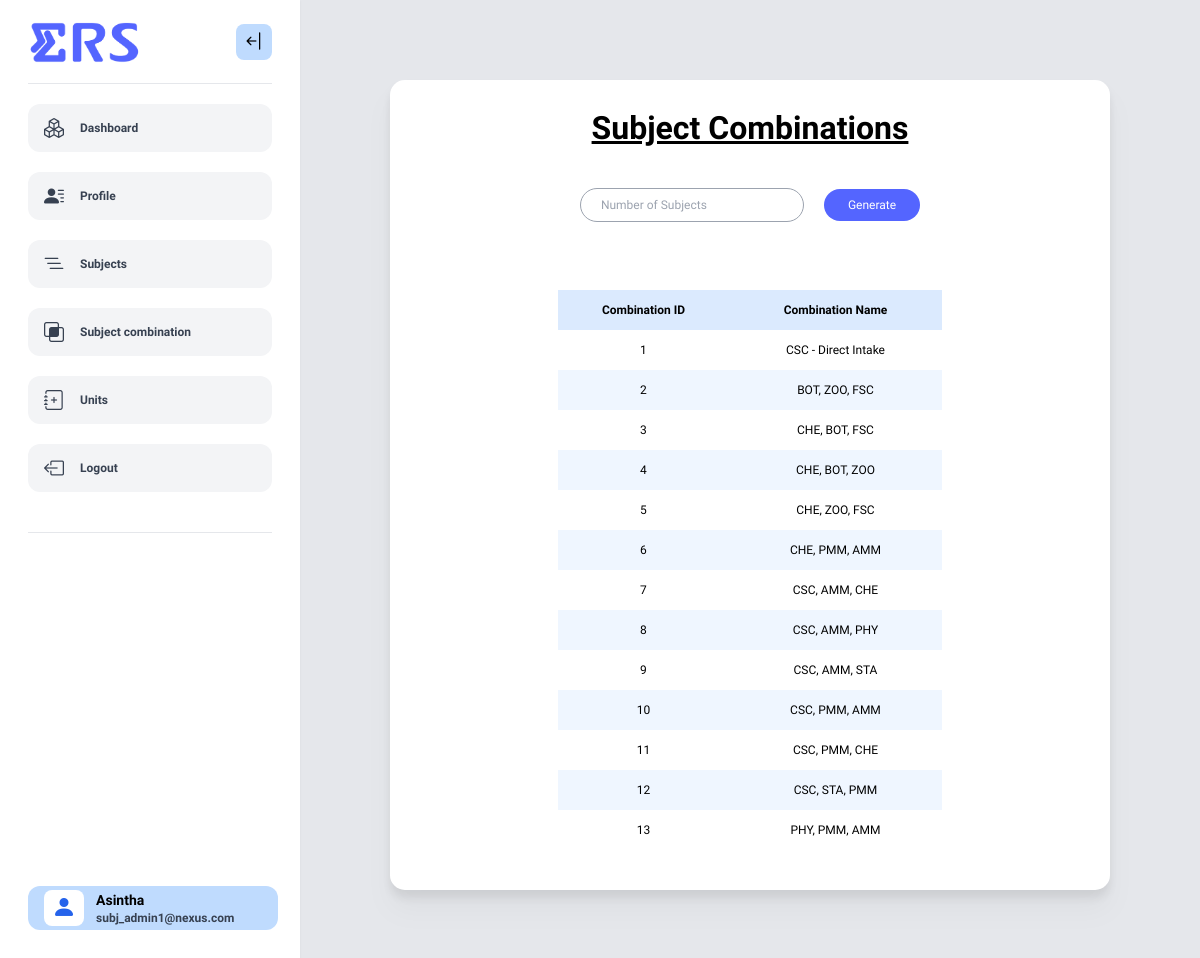
Page /admin/index.php?page=subComb (signed in) on the committed database.
### tables this page shows
CREATE TABLE `combination` (
  `combinationID` int(11) NOT NULL,
  `combinationName` varchar(50) NOT NULL
);

### config/adminName.php (called while the page is built, shortened)
<?php
$get_name = "
    SELECT a.name, ad.title
    FROM admin a
    INNER JOIN admin_details ad
    ON a.email = ad.email
    WHERE ad.email ='".$_SESSION['userid']."'";
$res = mysqli_fetch_assoc(mysqli_query($con, $get_name));
$userprofname = $res['name'];
?>

### admin/subjectAdmin/subject_combination.php (the view, shortened to what this page needs)
<?php
require_once("../config/connect.php");
?>
<div class="flex flex-col items-center justify-around gap-5">
    <h1 class="title">Subject Combinations</h1>
    <div class="form-container">
        <form action="" method="post" id="combinationForm" class="flex flex-col justify-center items-center gap-5 mt-8">
            <div class="w-full flex items-center gap-5">
                <input type="number" id="subjectCount" name="subjectCount" min="1" max="4"
                       placeholder="Number of Subjects" class="w-56 border border-gray-400 rounded-full py-2 px-5 outline-none focus:border-blue-500" required>
                <button type="button" id="generateButton" class="btn fill-btn">Generate</button>
            </div>
        </form>
    </div>
    <table class="w-96 mt-5 text-center">
        <tr class="h-10 bg-blue-100 font-semibold">
            <th>Combination ID</th>
            <th>Combination Name</th>
        </tr>
        <?php
        $getCombinationsQuery = "SELECT * FROM combination";
        $combinations = mysqli_query($con, $getCombinationsQuery);
        while ($combination = mysqli_fetch_assoc($combinations)) {
            echo "<tr class='h-10 odd:bg-blue-50'>";
            echo "<td>" . $combination['combinationID'] . "</td>";
            echo "<td>" . $combination['combinationName'] . "</td>";
            echo "</tr>";
        }
        ?>
    </table>
</div>

### admin/index.php (shortened to what this page needs)
<?php
require_once("../config/connect.php");
require_once("../config/adminName.php");
?>
<!doctype html>
<html lang="en">
<head>
    <script src="https://cdn.tailwindcss.com"></script>
    <link
      rel="stylesheet"
      href="https://cdn.jsdelivr.net/npm/bootstrap-icons@1.7.2/font/bootstrap-icons.css" />
    <link rel="stylesheet" type="text/css" href="../assets/css/admin.css" />
</head>
<body class="bg-gray-200 sm:text-xs xl:text-sm 2xl:text-base">
<?php
    require_once("navbar.php");
?>
<div id="nextSibling" class="transition-all ml-[300px] h-auto flex items-center justify-center py-20">
    <div class = "card drop-shadow-xl">
        <?php
        if ($_SESSION['role'] == "Admin_Student") {
            if(isset($_GET['page'])){
                if($_GET['page'] === "stud"){
                    include("studentAdmin/admin_student.php");
                }
                else if($_GET['page'] === "viewStud"){
                    if(isset($_POST['regNo']))
                        include("studentAdmin/admin_detail_student.php");
                    else
                        header("Location:index.php?page=stud");
                } else if ($_GET['page'] === "profile") {
                    include("../config/profile.php");
                } else if ($_GET['page'] === "pwdChg") {
                    include("../login/pwd_change.php");
                } else if ($_GET['page'] === "updateProfile") {
                    include("../config/updateProfile.php");
                } else if($_GET['page'] === "editStud"){
                    if(isset($_POST['regNo']))
                        include("studentAdmin/admin_edit_student.php");
                    else
                        header("Location:index.php?page=stud");
                }
                else if($_GET['page'] === "addStud"){
                    include("studentAdmin/add_student.php");
                }
                else
                    include("studentAdmin/stud_admin_dashboard.php");
            }
            else
                include("studentAdmin/stud_admin_dashboard.php");
        }elseif ($_SESSION['role'] == "Admin_Subject")
            if(isset($_GET['page'])){
                if($_GET['page'] === "subComb"){
                    include("subjectAdmin/subject_combination.php");
                }
            }
            else
                include("subjectAdmin/subj_admin_dashboard.php");
        ?>
    </div>
</div>
</body>
</html>

### admin/navbar.php (shortened to what this page needs)
<nav
  id="navBar"
  class="fixed top-0 bottom-0 lg:left-0 py-5 px-7 w-[300px] bg-white drop-shadow-sm transition-all">
  <div class="flex items-center justify-between">
    <img
      src="../assets/img/logo/ERS_logo.gif"
      alt="Logo"
      class="w-28 transition-all"
      id="nav-logo" />
    <i
      onclick="toggleNavBar()"
      id="open-close-btn"
      class="bi bi-arrow-bar-left text-xl py-1 px-2 rounded-lg bg-blue-200 text-black cursor-pointer transition-all"></i>
  </div>
  <hr class="bg-gray-700 my-5" />
  <div class="flex flex-col gap-5" id="navLinks">
    <a
      id="dashboardLink"
      href="../admin"
      class="flex items-center gap-4 w-full bg-gray-100 rounded-xl py-2.5 px-4 cursor-pointer transition-all hover:bg-gray-200 hover:text-black font-semibold text-gray-700">
      <i class="bi bi-boxes text-xl"></i>
      <span class="transition-all">Dashboard</span>
    </a>
    <a
      id="dashboardLink"
      href="index.php?page=profile"
      class="flex items-center gap-4 w-full bg-gray-100 rounded-xl py-2.5 px-4 cursor-pointer transition-all hover:bg-gray-200 hover:text-black font-semibold text-gray-700">
      <i class="bi bi-person-lines-fill text-xl"></i>
      <span class="transition-all">Profile</span>
    </a>
    <?php if ($_SESSION['role'] == "Admin_Subject") {?>
        <a
                id="dashboardLink"
                href="index.php?page=subj"
                class="flex items-center gap-4 w-full bg-gray-100 rounded-xl py-2.5 px-4 cursor-pointer transition-all hover:bg-gray-200 hover:text-black font-semibold text-gray-700">
            <i class="bi bi-list-nested text-xl"></i>
            <span class="transition-all">Subjects</span>
        </a>
        <a
        <a
            id="dashboardLink"
            href="index.php?page=subComb"
            class="flex items-center gap-4 w-full bg-gray-100 rounded-xl py-2.5 px-4 cursor-pointer transition-all hover:bg-gray-200 hover:text-black font-semibold text-gray-700">
            <i class="bi bi-intersect text-xl"></i>
            <span class="transition-all">Subject combination</span>
            </a>
        <a
            id="dashboardLink"
            href="index.php?page=units"
            class="flex items-center gap-4 w-full bg-gray-100 rounded-xl py-2.5 px-4 cursor-pointer transition-all hover:bg-gray-200 hover:text-black font-semibold text-gray-700">
            <i class="bi bi-journal-plus text-xl"></i>
          <span class="transition-all">Units</span>
        </a>
    <?php } ?>
    <a
      id="dashboardLink"
      href="../logout.php"
      class="flex items-center gap-4 w-full bg-gray-100 rounded-xl py-2.5 px-4 cursor-pointer transition-all hover:bg-gray-200 hover:text-black font-semibold text-gray-700">
      <i class="bi bi-box-arrow-left text-xl"></i>
      <span class="transition-all">Logout</span>
    </a>
  </div>
  <hr class="bg-gray-700 my-10" />
  <a
    id="profile-sec"
    href="index.php?page=profile"
    class="fixed bottom-10 w-10/12 mx-auto bg-blue-200 rounded-xl flex items-center gap-3 py-1 px-4 cursor-pointer overflow-x-hidden">
      <i
        class="user-icon bi bi-person-fill text-2xl py-0.5 px-2 rounded-lg bg-white text-blue-600"></i>
      <div class="name-email leading-tight">
        <h4 class="text-black font-bold text-sm"><?php echo $userprofname ?></h4>
        <p class="text-xs font-semibold text-gray-700"><?php echo $_SESSION['userid'] ?></p>
      </div>
    </a>
</nav>

### assets/css/admin.css (style rules this page uses)
:root { --primary: #5465ff; --secondary: #bfd7ff; --error: #ff5733; --title: "Kanit"; }
* { margin: 0; padding: 0; box-sizing: border-box; font-family: "Geologica", serif; }
.title { font-family: var(--title); font-weight: bolder; font-size: 2rem; text-decoration: underline; }
.btn { border: none; border-radius: 9999px; padding: 0.5rem 1.5rem; font-weight: 500; cursor: pointer; text-align: center; transition: 0.4s all ease; }
.fill-btn { background-color: var(--primary) !important; color: white; }
.card { background-color: white; border: none; border-radius: 15px; padding: 40px 5px; width: 80%; margin: auto; }

### rows in the picture
combination: combinationID "1", combinationName "CSC - Direct Intake"
combination: combinationID "2", combinationName "BOT, ZOO, FSC"
combination: combinationID "3", combinationName "CHE, BOT, FSC"
combination: combinationID "4", combinationName "CHE, BOT, ZOO"
combination: combinationID "5", combinationName "CHE, ZOO, FSC"
combination: combinationID "6", combinationName "CHE, PMM, AMM"
combination: combinationID "7", combinationName "CSC, AMM, CHE"
combination: combinationID "8", combinationName "CSC, AMM, PHY"
combination: combinationID "9", combinationName "CSC, AMM, STA"
combination: combinationID "10", combinationName "CSC, PMM, AMM"
combination: combinationID "11", combinationName "CSC, PMM, CHE"
combination: combinationID "12", combinationName "CSC, STA, PMM"
combination: combinationID "13", combinationName "PHY, PMM, AMM"

### other values in the picture
$userprofname "Asintha"
$_SESSION['userid'] "subj_admin1@nexus.com"
